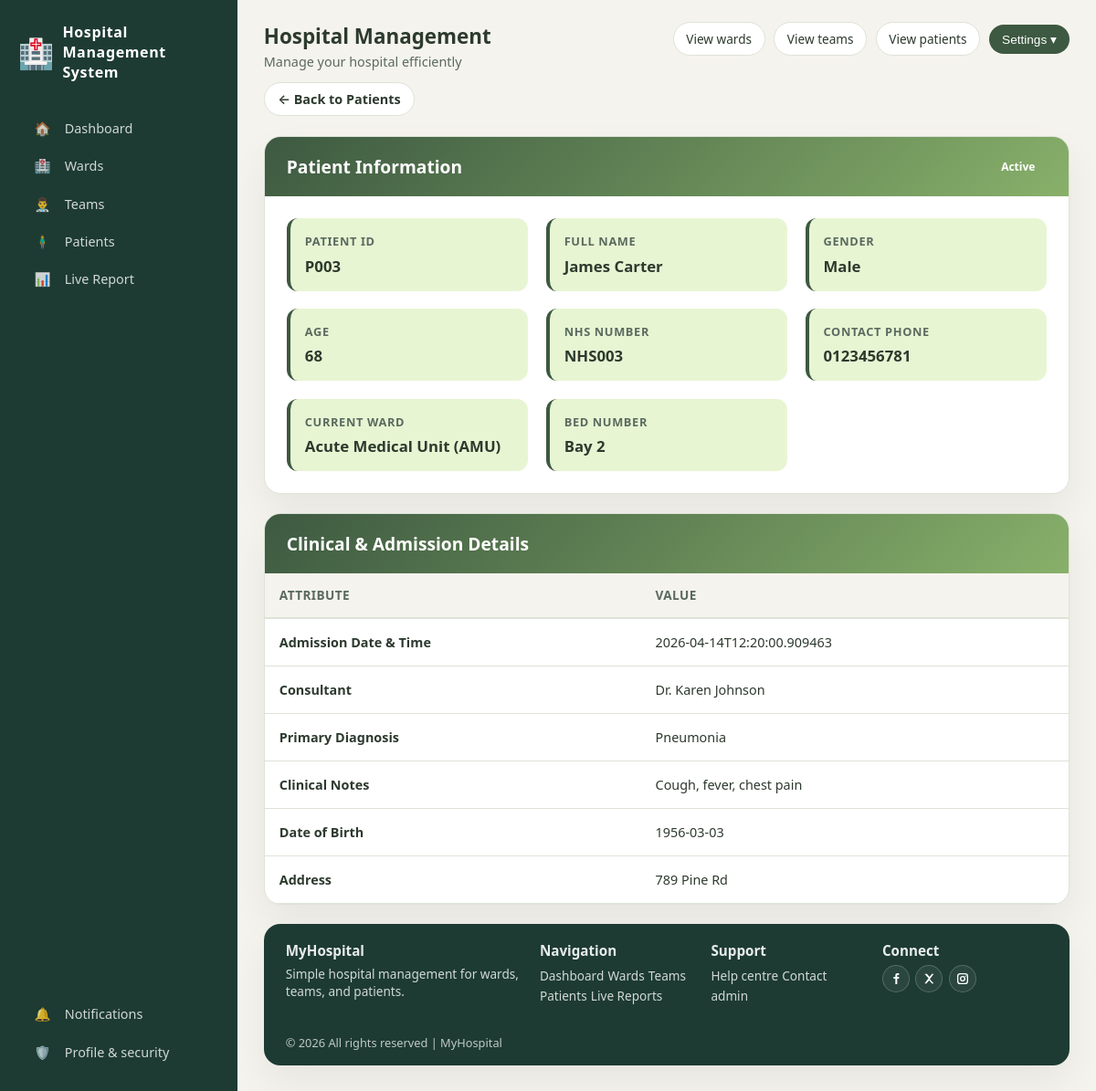
Page /patients/3 (signed in) on the committed database.
### tables this page shows
CREATE TABLE patients (
            id INTEGER PRIMARY KEY AUTOINCREMENT,
            name TEXT NOT NULL,
            dob TEXT,
            age INTEGER,
            gender TEXT,
            nhs_number TEXT,
            phone TEXT,
            address TEXT,
            admission_datetime TEXT NOT NULL,
            ward_id INTEGER,
            bed TEXT NOT NULL,
            doctor_id INTEGER,
            diagnosis TEXT NOT NULL,
            notes TEXT,
            status TEXT DEFAULT 'Active',
            discharged_at TIMESTAMP,
            created_at TIMESTAMP DEFAULT CURRENT_TIMESTAMP,
            FOREIGN KEY (ward_id) REFERENCES wards (id),
            FOREIGN KEY (doctor_id) REFERENCES doctors (id)
        );

CREATE TABLE wards (
            id INTEGER PRIMARY KEY AUTOINCREMENT,
            name TEXT NOT NULL,
            code TEXT,
            type TEXT,
            capacity INTEGER NOT NULL,
            occupied INTEGER DEFAULT 0,
            lead_consultant TEXT,
            status TEXT DEFAULT 'active',
            gender_type TEXT DEFAULT 'Mixed',
            created_at TIMESTAMP DEFAULT CURRENT_TIMESTAMP
        );

CREATE TABLE doctors (
            id INTEGER PRIMARY KEY AUTOINCREMENT,
            name TEXT NOT NULL,
            specialty TEXT NOT NULL,
            grade TEXT DEFAULT 'Consultant',
            on_duty BOOLEAN DEFAULT 1,
            team_id INTEGER,
            ward_id INTEGER,
            pager TEXT,
            email TEXT,
            created_at TIMESTAMP DEFAULT CURRENT_TIMESTAMP,
            FOREIGN KEY (team_id) REFERENCES teams (id),
            FOREIGN KEY (ward_id) REFERENCES wards (id)
        );

### app.py (the view)
@app.route("/patients/<int:patient_id>")
@login_required
def patient_detail(patient_id):
    conn = get_db_connection()
    patient = conn.execute(
        """
        SELECT p.*, w.name as ward_name, d.name as doctor_name
        FROM patients p
        LEFT JOIN wards w ON p.ward_id = w.id
        LEFT JOIN doctors d ON p.doctor_id = d.id
        WHERE p.id = ?
        """, (patient_id,)
    ).fetchone()
    treatments = conn.execute(
        "SELECT * FROM treatments WHERE patient_id = ? ORDER BY date DESC",
        (patient_id,)
    ).fetchall()
    conn.close()
    if patient is None:
        return redirect(url_for("patients_page"))
    return render_template("patient-detail.html", patient=patient, treatments=treatments)

### app.py (called while the page is built)
@app.context_processor
def inject_user():
    return dict(user_role=session.get('role'), user_id=session.get('user_id'))

def login_required(f):
    @wraps(f)
    def decorated(*args, **kwargs):
        if not session.get("user_id"):
            return redirect(url_for("login_page"))
        return f(*args, **kwargs)
    return decorated

def get_db_connection():
    conn = sqlite3.connect(DATABASE_PATH)
    conn.row_factory = sqlite3.Row
    return conn

### templates/patient-detail.html (shortened to what this page needs)
{% extends "base.html" %}
{% block extra_css %}
<link rel="stylesheet" href="/static/css/patient-detail.css">
{% endblock %}
{% block content %}
<div class="top-left-row">
  <a href="/patients" class="back-btn">← Back to Patients</a>
</div>
<br>
<section class="content-section">
  <div class="info-card">
    <div class="info-card-header">
      <h2>Patient Information</h2>
      <span class="status-badge {{ patient.status|lower }}">{{ patient.status }}</span>
    </div>
    <div class="patient-info-grid">
      <div class="info-item">
        <span class="info-label">Patient ID</span>
        <span class="info-value">P{{ "%03d"|format(patient.id) }}</span>
      </div>
      <div class="info-item">
        <span class="info-label">Full Name</span>
        <span class="info-value">{{ patient.name }}</span>
      </div>
      <div class="info-item">
        <span class="info-label">Gender</span>
        <span class="info-value">{{ patient.gender }}</span>
      </div>
      <div class="info-item">
        <span class="info-label">Age</span>
        <span class="info-value">{{ patient.age }}</span>
      </div>
      <div class="info-item">
        <span class="info-label">NHS Number</span>
        <span class="info-value">{{ patient.nhs_number or 'Not recorded' }}</span>
      </div>
      <div class="info-item">
        <span class="info-label">Contact Phone</span>
        <span class="info-value">{{ patient.phone or 'Not provided' }}</span>
      </div>
      <div class="info-item">
        <span class="info-label">Current Ward</span>
        <span class="info-value">{{ patient.ward_name or 'Unassigned' }}</span>
      </div>
      <div class="info-item">
        <span class="info-label">Bed Number</span>
        <span class="info-value">{{ patient.bed }}</span>
      </div>
    </div>
  </div>
</section>
<section class="content-section">
  <div class="data-card">
    <div class="data-card-header">
      <h2>Clinical & Admission Details</h2>
    </div>
    <div class="table-wrapper">
      <table class="data-table">
        <thead>
          <tr>
            <th>Attribute</th>
            <th>Value</th>
          </tr>
        </thead>
        <tbody>
          <tr>
            <td><strong>Admission Date & Time</strong></td>
            <td>{{ patient.admission_datetime }}</td>
          </tr>
          <tr>
            <td><strong>Consultant</strong></td>
            <td>{{ patient.doctor_name or 'Unassigned' }}</td>
          </tr>
          <tr>
            <td><strong>Primary Diagnosis</strong></td>
            <td>{{ patient.diagnosis }}</td>
          </tr>
          <tr>
            <td><strong>Clinical Notes</strong></td>
            <td>{{ patient.notes or 'No clinical notes recorded.' }}</td>
          </tr>
          <tr>
            <td><strong>Date of Birth</strong></td>
            <td>{{ patient.dob or 'Not recorded' }}</td>
          </tr>
          <tr>
            <td><strong>Address</strong></td>
            <td>{{ patient.address or 'Not recorded' }}</td>
          </tr>
        </tbody>
      </table>
    </div>
  </div>
</section>
{% endblock %}

### static/css/base.css (style rules this page uses)
* { box-sizing: border-box; }
html[data-theme="light"] { --bg-page: #f5f3ed; --bg-main: #ffffff; --bg-hero: #e8f5d3; --bg-feature: #f5f3ed; --bg-card: #ffffff; --bg-sidebar: #1d3b32; --bg-pill: #d9edcf; --text-main: #2d3a2e; --text-muted: #5a6a5f; --text-invert: #ffffff; --accent: #3d5941; --accent-soft: #6c8f5f; --accent-pill: #325037; --border-subtle: #dde3d8; --shadow-soft: 0 18px 40px rgba(0, 0, 0, 0.06); }
html, body { margin: 0; padding: 0; height: 100%; overflow: hidden; font-family: system-ui, -apple-system, BlinkMacSystemFont, "Segoe UI", sans-serif; background: var(--bg-page); color: var(--text-main); }
.top-left-row { display: flex; align-items: center; gap: 0.8rem; }

### static/css/patient-detail.css (style rules this page uses)
.back-btn { padding: 0.5rem 0.9rem; border-radius: 999px; background: var(--bg-main); border: 1px solid var(--border-subtle); color: var(--text-main); text-decoration: none; font-size: 0.9rem; font-weight: 600; transition: all 0.2s; }
.content-section { margin-bottom: 1.3rem; }
.info-card { background: var(--bg-card); border-radius: 18px; box-shadow: var(--shadow-soft); border: 1px solid var(--border-subtle); overflow: hidden; }
.info-card-header { padding: 1.2rem 1.5rem; background: linear-gradient(135deg, #3d5941, #88b06a); color: white; display: flex; justify-content: space-between; align-items: center; }
.info-card-header h2 { margin: 0; font-size: 1.2rem; }
.patient-info-grid { display: grid; grid-template-columns: repeat(3, 1fr); gap: 1.2rem; padding: 1.5rem; }
.info-item { display: flex; flex-direction: column; gap: 0.4rem; padding: 1rem; background: var(--bg-hero); border-radius: 12px; border-left: 4px solid var(--accent); }
.info-label { font-size: 0.8rem; color: var(--text-muted); font-weight: 600; text-transform: uppercase; letter-spacing: 0.05em; }
.info-value { font-size: 1.05rem; color: var(--text-main); font-weight: 600; }
.status-badge { display: inline-block; padding: 0.3rem 0.8rem; border-radius: 999px; font-size: 0.75rem; font-weight: 600; }
.data-card { background: var(--bg-card); border-radius: 18px; box-shadow: var(--shadow-soft); border: 1px solid var(--border-subtle); overflow: hidden; }
.data-card-header { padding: 1.2rem 1.5rem; background: linear-gradient(135deg, #3d5941, #88b06a); color: white; display: flex; justify-content: space-between; align-items: center; }
.data-card-header h2 { margin: 0; font-size: 1.2rem; }
.table-wrapper { overflow-x: auto; }
.data-table { width: 100%; border-collapse: collapse; }
.data-table thead { background: var(--bg-feature); }
.data-table thead th { padding: 0.9rem 1rem; text-align: left; font-size: 0.85rem; font-weight: 600; color: var(--text-muted); text-transform: uppercase; letter-spacing: 0.03em; border-bottom: 2px solid var(--border-subtle); }
.data-table tbody tr { border-bottom: 1px solid var(--border-subtle); transition: background 0.2s ease; }
.data-table tbody td { padding: 1rem; font-size: 0.9rem; color: var(--text-main); }

### rows in the picture
patients: status "Active", id "003", name "James Carter", gender "Male", age "68", nhs_number "NHS003", phone "0123456781", bed "Bay 2", admission_datetime "2026-04-14T12:20:00.909463", diagnosis "Pneumonia", notes "Cough, fever, chest pain", dob "1956-03-03", address "789 Pine Rd"
wards: name "Acute Medical Unit (AMU)"
doctors: name "Dr. Karen Johnson"
